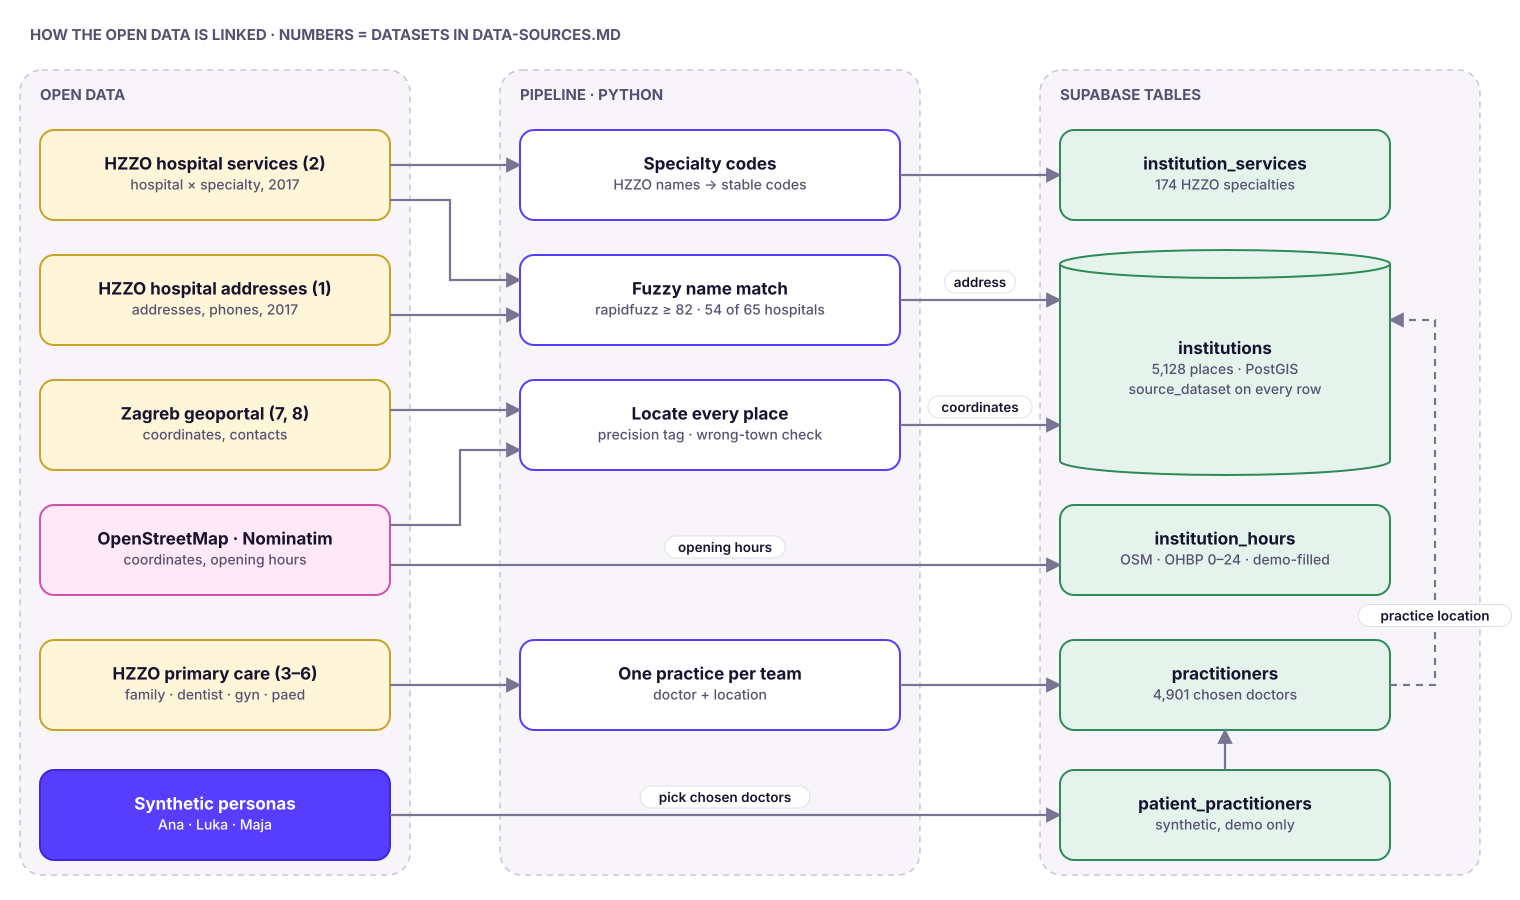

This chart was generated by the following Python code:
"""How the open datasets are joined into the Supabase tables.

Builds the English (data-linking.svg) and Croatian (data-linking.hr.svg)
versions. Run from this folder: python3 data-linking.py && node render.cjs
"""

from kit import Diagram

# Columns: sources, pipeline steps, tables.
SX, SW = 40, 350
PX, PW = 520, 380
TX, TW = 1060, 330
BH = 90
R = [150, 275, 400, 525, 660, 790]  # row centres


def build(lang: str):
    def t(en, hr):
        return en if lang == "en" else hr

    d = Diagram(1520, 900, t("How the open data is linked", "Kako su otvoreni podaci povezani"))
    d.label(30, 40, t("HOW THE OPEN DATA IS LINKED · NUMBERS = DATASETS IN DATA-SOURCES.MD", "KAKO SU OTVORENI PODACI POVEZANI · BROJEVI = SKUPOVI U IZVORI-PODATAKA.MD"))

    d.panel(20, 70, 390, 805, t("Open data", "Otvoreni podaci"))
    d.panel(500, 70, 420, 805, t("Pipeline · Python", "Cjevovod · Python"))
    d.panel(1040, 70, 440, 805, t("Supabase tables", "Tablice u Supabaseu"))

    def src(row, kind, lines):
        d.box(SX, R[row] - BH / 2 + 25, SW, BH, kind, lines)

    def stp(row, lines):
        d.box(PX, R[row] - BH / 2 + 25, PW, BH, "app", lines)

    def tbl(row, lines):
        d.box(TX, R[row] - BH / 2 + 25, TW, BH, "data", lines)

    # Everything sits 25 px lower than the row centre to clear the panel titles.
    y = [r + 25 for r in R]

    # Sources
    src(0, "etl", [t("HZZO hospital services (2)", "Bolnički sadržaji HZZO (2)"), t("hospital × specialty, 2017", "bolnica × djelatnost, 2017.")])
    src(1, "etl", [t("HZZO hospital addresses (1)", "Adresar bolnica HZZO (1)"), t("addresses, phones, 2017", "adrese, telefoni, 2017.")])
    src(2, "etl", [t("Zagreb geoportal (7, 8)", "Geoportal Zagreba (7, 8)"), t("coordinates, contacts", "koordinate, kontakti")])
    src(3, "ext", ["OpenStreetMap · Nominatim", t("coordinates, opening hours", "koordinate, radno vrijeme")])
    src(4, "etl", [t("HZZO primary care (3–6)", "Timovi PZZ-a HZZO (3–6)"), t("family · dentist · gyn · paed", "obiteljski · stomatolog · gin · ped")])
    src(5, "person", [t("Synthetic personas", "Sintetičke osobe"), "Ana · Luka · Maja"])

    # Pipeline steps
    stp(0, [t("Specialty codes", "Šifre djelatnosti"), t("HZZO names → stable codes", "nazivi HZZO-a → stabilne šifre")])
    stp(1, [t("Fuzzy name match", "Uparivanje po nazivu"), t("rapidfuzz ≥ 82 · 54 of 65 hospitals", "rapidfuzz ≥ 82 · 54 od 65 bolnica")])
    stp(2, [t("Locate every place", "Lociranje svakog mjesta"), t("precision tag · wrong-town check", "oznaka preciznosti · provjera grada")])
    stp(4, [t("One practice per team", "Jedna ordinacija po timu"), t("doctor + location", "liječnik + lokacija")])

    # Tables
    tbl(0, ["institution_services", t("174 HZZO specialties", "174 djelatnosti HZZO-a")])
    d.cylinder(TX, y[1] - 50, TW, y[2] - y[1] + 100, "data", ["institutions", t("5,128 places · PostGIS", "5.128 mjesta · PostGIS"), t("source_dataset on every row", "source_dataset na svakom retku")])
    tbl(3, ["institution_hours", t("OSM · OHBP 0–24 · demo-filled", "OSM · OHBP 0–24 · demo")])
    tbl(4, ["practitioners", t("4,901 chosen doctors", "4.901 izabrani liječnik")])
    tbl(5, ["patient_practitioners", t("synthetic, demo only", "sintetički, samo demo")])

    SR, PR = SX + SW, PX + PW  # right edges

    # Hospital services → specialty codes → institution_services
    d.arrow([(SR, y[0] - 10), (PX, y[0] - 10)])
    d.arrow([(PR, y[0]), (TX, y[0])])
    # Hospital services + addresses → fuzzy match → institutions
    d.arrow([(SR, y[0] + 25), (450, y[0] + 25), (450, y[1] - 20), (PX, y[1] - 20)])
    d.arrow([(SR, y[1] + 15), (PX, y[1] + 15)])
    d.arrow([(PR, y[1]), (TX, y[1])], t("address", "adresa"), lx=0, ly=-14)
    # Geoportal + OSM/Nominatim → locate → institutions
    d.arrow([(SR, y[2] - 15), (PX, y[2] - 15)])
    d.arrow([(SR, y[3] - 25), (460, y[3] - 25), (460, y[2] + 25), (PX, y[2] + 25)])
    d.arrow([(PR, y[2]), (TX, y[2])], t("coordinates", "koordinate"), lx=0, ly=-14)
    # OSM opening hours → institution_hours
    d.arrow([(SR, y[3] + 15), (TX, y[3] + 15)], t("opening hours", "radno vrijeme"), at=0.5, lx=0, ly=-14)
    # Primary-care teams → one practice each → practitioners (+ institutions)
    d.arrow([(SR, y[4]), (PX, y[4])])
    d.arrow([(PR, y[4]), (TX, y[4])])
    d.arrow([(TX + TW, y[4]), (TX + TW + 45, y[4]), (TX + TW + 45, y[1] + 20), (TX + TW, y[1] + 20)], t("practice location", "lokacija ordinacije"), at=0.5, dashed=True, lx=0, ly=117)
    # Personas → chosen doctors
    d.arrow([(SR, y[5]), (TX, y[5])], t("pick chosen doctors", "biraju izabrane liječnike"), at=0.5, lx=0, ly=-14)
    d.arrow([(TX + TW / 2, y[5] - BH / 2), (TX + TW / 2, y[4] + BH / 2)])

    d.save(t("data-linking", "data-linking.hr"))


for lang in ("en", "hr"):
    build(lang)
